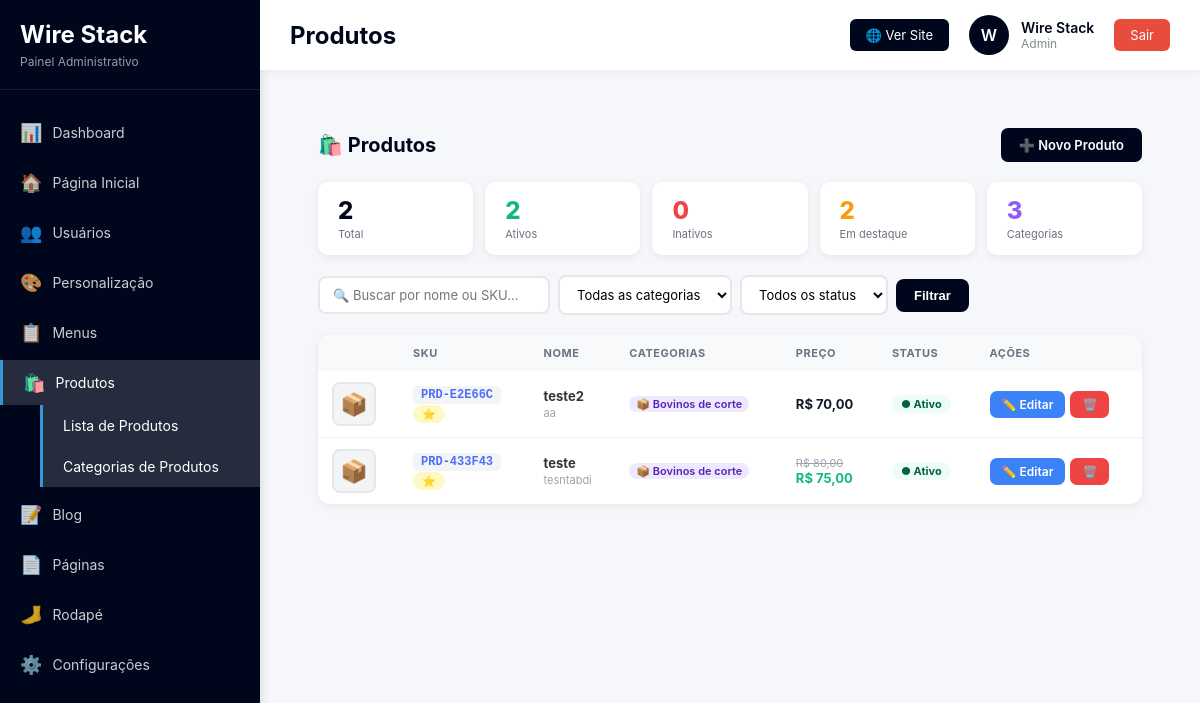
Page /admin/produtos/index.php (signed in) on the committed database.
### tables this page shows
CREATE TABLE IF NOT EXISTS `produtos` (
  `id` int NOT NULL AUTO_INCREMENT,
  `sku` varchar(50) NOT NULL,
  `nome` varchar(300) NOT NULL,
  `descricao_curta` varchar(500) DEFAULT NULL,
  `descricao` text,
  `preco` decimal(10,2) DEFAULT NULL,
  `preco_promocional` decimal(10,2) DEFAULT NULL,
  `imagem_principal` varchar(500) DEFAULT NULL,
  `galeria_json` text,
  `destaque` tinyint(1) DEFAULT '0',
  `ativo` tinyint(1) DEFAULT '1',
  `meta_description` varchar(255) DEFAULT NULL,
  `meta_keywords` varchar(255) DEFAULT NULL,
  `created_at` timestamp NULL DEFAULT CURRENT_TIMESTAMP,
  `updated_at` timestamp NULL DEFAULT CURRENT_TIMESTAMP ON UPDATE CURRENT_TIMESTAMP,
  PRIMARY KEY (`id`),
  UNIQUE KEY `sku_unique` (`sku`)
);

### admin/produtos/index.php (the view, shortened to what this page needs)
<?php
$db = getDB();
$filtro_q   = trim($_GET['q']   ?? '');
$where  = 'WHERE 1=1';
$params = [];
$produtos = $db->prepare("
    SELECT p.*,
           GROUP_CONCAT(cp.nome ORDER BY cp.nome SEPARATOR ', ') AS categorias_nomes
    FROM produtos p
    LEFT JOIN produto_categorias pc ON pc.produto_id = p.id
    LEFT JOIN categorias_produtos cp ON cp.id = pc.categoria_produto_id
    $where
    GROUP BY p.id
    ORDER BY p.created_at DESC
");
$produtos->execute($params);
$produtos = $produtos->fetchAll();
$categorias = $db->query("SELECT id, nome FROM categorias_produtos WHERE ativo = 1 ORDER BY nome")->fetchAll();
include __DIR__ . '/../includes/header.php';
include __DIR__ . '/../includes/sidebar.php';
?>
<main class="content">
<div class="pg-wrap">
    <div class="pg-header">
        <h2>🛍️ Produtos</h2>
        <a href="<?= BASE_URL ?>/admin/produtos/criar.php" class="btn btn-dark btn-new">➕ Novo Produto</a>
    </div>
    <?php
    $total_ativos    = $db->query("SELECT COUNT(*) FROM produtos WHERE ativo=1")->fetchColumn();
    $total_inativo   = $db->query("SELECT COUNT(*) FROM produtos WHERE ativo=0")->fetchColumn();
    $total_destaque  = $db->query("SELECT COUNT(*) FROM produtos WHERE destaque=1")->fetchColumn();
    $total_geral     = $total_ativos + $total_inativo;
    ?>
    <div class="stats">
        <div class="stat"><div class="stat-n"><?= $total_geral ?></div><div class="stat-l">Total</div></div>
        <div class="stat"><div class="stat-n" style="color:#10b981"><?= $total_ativos ?></div><div class="stat-l">Ativos</div></div>
        <div class="stat"><div class="stat-n" style="color:#ef4444"><?= $total_inativo ?></div><div class="stat-l">Inativos</div></div>
        <div class="stat"><div class="stat-n" style="color:#f59e0b"><?= $total_destaque ?></div><div class="stat-l">Em destaque</div></div>
        <div class="stat"><div class="stat-n" style="color:#8b5cf6"><?= count($categorias) ?></div><div class="stat-l">Categorias</div></div>
    </div>
    <form method="GET" class="filters">
        <input type="text" name="q" value="<?= htmlspecialchars($filtro_q) ?>" placeholder="🔍 Buscar por nome ou SKU...">
        <select name="cat">
            <option value="">Todas as categorias</option>
        </select>
        <select name="status">
            <option value="">Todos os status</option>
        </select>
        <button type="submit" style="padding:9px 18px;background:#00071c;color:#fff;border:none;border-radius:8px;font-size:13px;font-weight:600;cursor:pointer">Filtrar</button>
    </form>
    <div class="tcard">
        <?php if (!empty($produtos)): ?>
        <table>
            <thead>
                <tr>
                    <th></th>
                    <th>SKU</th>
                    <th>Nome</th>
                    <th>Categorias</th>
                    <th>Preço</th>
                    <th>Status</th>
                    <th>Ações</th>
                </tr>
            </thead>
            <tbody>
            <?php foreach ($produtos as $p): ?>
            <tr>
                <td>
                    <?php if ($p['imagem_principal']): ?>
                        <img src="<?= htmlspecialchars($p['imagem_principal']) ?>" class="thumb">
                    <?php else: ?>
                        <div class="thumb-ph">📦</div>
                    <?php endif; ?>
                </td>
                <td>
                    <span class="sku"><?= htmlspecialchars($p['sku']) ?></span>
                    <?php if ($p['destaque']): ?><br><span class="badge b-dest" style="margin-top:3px">⭐</span><?php endif; ?>
                </td>
                <td>
                    <strong><?= htmlspecialchars($p['nome']) ?></strong>
                    <?php if ($p['descricao_curta']): ?>
                        <br><span style="font-size:11px;color:#9ca3af"><?= htmlspecialchars(mb_substr($p['descricao_curta'], 0, 60)) ?><?= mb_strlen($p['descricao_curta']) > 60 ? '…' : '' ?></span>
                    <?php endif; ?>
                </td>
                <td>
                    <?php if ($p['categorias_nomes']): ?>
                    <div class="cats-wrap">
                        <?php foreach (explode(', ', $p['categorias_nomes']) as $cn): ?>
                        <span class="cat-tag">📦 <?= htmlspecialchars($cn) ?></span>
                        <?php endforeach; ?>
                    </div>
                    <?php else: ?>
                        <span style="color:#9ca3af;font-size:11px">Sem categoria</span>
                    <?php endif; ?>
                </td>
                <td>
                    <?php if ($p['preco']): ?>
                        <?php if ($p['preco_promocional']): ?>
                            <div class="preco-old">R$ <?= number_format($p['preco'], 2, ',', '.') ?></div>
                            <div class="preco-promo">R$ <?= number_format($p['preco_promocional'], 2, ',', '.') ?></div>
                        <?php else: ?>
                            <div class="preco">R$ <?= number_format($p['preco'], 2, ',', '.') ?></div>
                        <?php endif; ?>
                    <?php else: ?>
                        <span style="color:#9ca3af;font-size:11px">—</span>
                    <?php endif; ?>
                </td>
                <td><span class="badge <?= $p['ativo'] ? 'b-on' : 'b-off' ?>"><?= $p['ativo'] ? '● Ativo' : '● Inativo' ?></span></td>
                <td>
                    <div class="acts">
                        <a href="<?= BASE_URL ?>/admin/produtos/editar.php?id=<?= $p['id'] ?>" class="btn btn-blue" title="Editar produto">✏️ Editar</a>
                        <a href="<?= BASE_URL ?>/admin/produtos/deletar.php?id=<?= $p['id'] ?>" class="btn btn-red"
                           onclick="return confirm('Excluir o produto <?= htmlspecialchars(addslashes($p['sku'])) ?>?')" title="Excluir">🗑️</a>
                    </div>
                </td>
            </tr>
            <?php endforeach; ?>
            </tbody>
        </table>
        <?php endif; ?>
    </div>
</div>
</main>
<?php include __DIR__ . '/../includes/footer.php'; ?>

### admin/assets/css/dashboard.css (style rules this page uses)
* { margin: 0; padding: 0; box-sizing: border-box; }
body { font-family: -apple-system, BlinkMacSystemFont, 'Segoe UI', Roboto, Oxygen, Ubuntu, Cantarell, sans-serif; background: #f5f7fa; color: #333; }
.content { margin-left: 260px; margin-top: 70px; padding: 30px; min-height: calc(100vh - 70px); }
.btn { display: inline-block; padding: 12px 24px; background: #00071c; color: white; text-decoration: none; border-radius: 8px; font-weight: 600; font-size: 14px; transition: all 0.3s; border: none; cursor: pointer; }

### admin/produtos/index.php (style rules this page uses)
.pg-wrap { padding:28px }
.pg-header { display:flex;justify-content:space-between;align-items:center;margin-bottom:20px;flex-wrap:wrap;gap:12px }
.pg-header h2 { font-size:20px;font-weight:700;color:#00071c }
.stats { display:flex;gap:12px;margin-bottom:20px;flex-wrap:wrap }
.stat { background:#fff;border-radius:10px;box-shadow:0 2px 8px rgba(0,0,0,.07);padding:14px 20px;flex:1;min-width:100px }
.stat-n { font-size:24px;font-weight:800;color:#00071c }
.stat-l { font-size:11px;color:#6b7280;margin-top:2px }
.filters { display:flex;gap:8px;margin-bottom:20px;flex-wrap:wrap;align-items:center }
.filters input,.filters select { padding:9px 13px;border:2px solid #e5e7eb;border-radius:8px;font-size:13px;font-family:inherit;background:#fff;transition:border-color .2s }
.filters input { min-width:220px }
.tcard { background:#fff;border-radius:12px;box-shadow:0 2px 8px rgba(0,0,0,.07);overflow:hidden }
table { width:100%;border-collapse:collapse }
thead { background:#f8f9fa }
th { padding:11px 14px;text-align:left;font-size:11px;font-weight:700;color:#6b7280;text-transform:uppercase;letter-spacing:.5px;white-space:nowrap }
td { padding:11px 14px;border-bottom:1px solid #f0f0f0;font-size:13px;vertical-align:middle }
tbody tr:last-child td { border-bottom:none }
.thumb-ph { width:44px;height:44px;border-radius:8px;background:#f3f4f6;display:flex;align-items:center;justify-content:center;font-size:22px;border:2px solid #e5e7eb }
.sku { font-family:monospace;background:#f3f4f6;color:#4f6ef7;padding:2px 8px;border-radius:5px;font-size:12px;font-weight:700 }
.badge { display:inline-flex;align-items:center;padding:2px 9px;border-radius:20px;font-size:11px;font-weight:700 }
.b-on { background:#ecfdf5;color:#065f46 }
.b-dest { background:#fef9c3;color:#854d0e }
.cats-wrap { display:flex;flex-wrap:wrap;gap:3px }
.cat-tag { background:#ede9fe;color:#5b21b6;padding:1px 7px;border-radius:12px;font-size:11px;font-weight:600 }
.preco { font-weight:700;color:#111827 }
.preco-old { font-size:11px;color:#9ca3af;text-decoration:line-through }
.preco-promo { color:#10b981;font-weight:700 }
.acts { display:flex;gap:5px }
.btn { display:inline-flex;align-items:center;gap:4px;padding:6px 12px;border:none;border-radius:7px;font-size:12px;font-weight:600;cursor:pointer;text-decoration:none;transition:all .18s }
.btn-new { padding:9px 18px;font-size:13px }
.btn-dark { background:#00071c;color:#fff }
.btn-blue { background:#3b82f6;color:#fff }
.btn-red { background:#ef4444;color:#fff }

### rows in the picture
produtos: sku "PRD-E2E66C", nome "teste2", descricao_curta "aa", cn "Bovinos de corte", preco "70,00", ativo "● Ativo"
produtos: sku "PRD-433F43", nome "teste", descricao_curta "tesntabdi", cn "Bovinos de corte", preco "80,00", preco_promocional "75,00", ativo "● Ativo"

### other values in the picture
$page_title "Produtos"
substr($user_name, 0, 1) "W"
$user_name "Wire Stack"
$user_role "Admin"
$total_geral "2"
$total_ativos "2"
$total_inativo "0"
$total_destaque "2"
count($categorias) "3"
